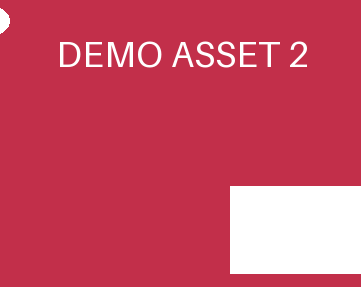
#> input picture backend/data/seed_leaks/0cb4d8776f9748769a2b3e31246d67ca_leak.png, 361 x 287 px
$ python -i seed.py   (imports and definitions only)
#> lines starting #> are read from the running program, lines starting #| are printed output that depends on the picture
#> further down, picture is the input picture: PIL image 361x287 RGB; mean R, G, B 202, 74.3, 97.8
"""Generates synthetic demo data on first boot (IMPLEMENTATION.md §11).

We have no real "leaked" content for a hackathon demo, so we synthesize
it: a handful of solid-color canvases with bold text + shapes act as the
creator's "original assets," and for each we generate 1-2 visually-altered
"leaked" variants (crop / rotate / hue-shift) tagged with a random
platform. This gives Gemini real pixel differences to reason about during
/scan instead of faking the comparison result outright.
"""
from __future__ import annotations

import json
import random
from typing import Any

from PIL import Image, ImageDraw, ImageFont

from . import storage
from .utils import new_id, now_iso, sha256_of_file

PLATFORMS = ["YouTube", "X", "Instagram"]

FAKE_URL_BUILDERS = {
    "YouTube": lambda slug: f"https://youtube.com/watch?v=demo{slug}",
    "X": lambda slug: f"https://x.com/leakedmedia{slug}/status/1{slug}",
    "Instagram": lambda slug: f"https://instagram.com/p/leaked_{slug}/",
}

CANVAS_SIZE = (480, 360)

DEMO_SPECS = [
    {"label": "DEMO ASSET 1", "bg": (33, 82, 194), "shape": "ellipse", "shape_color": (255, 214, 10)},
    {"label": "DEMO ASSET 2", "bg": (194, 47, 74), "shape": "rectangle", "shape_color": (255, 255, 255)},
    {"label": "DEMO ASSET 3", "bg": (23, 156, 106), "shape": "triangle", "shape_color": (20, 20, 20)},
]

# how many leaked variants to generate per original (parallel list to DEMO_SPECS).
# Kept small on purpose: /scan does a full assets x leaks comparison sweep with
# real Gemini calls, and the free-tier API key is limited to 5 requests/minute
# (gemini-2.5-flash) -- 3 assets x 3 leaks = at most 9 comparisons per fresh
# scan, which keeps most of a demo run on the LIVE path instead of falling back.
LEAK_COUNTS = [1, 1, 1]


# [50 lines left out: functions _load_font, _draw_shape, _make_original_image, _crop_variant, not called in this run]


def _rotate_variant(img: Image.Image) -> Image.Image:
    angle = random.uniform(4, 12) * random.choice([-1, 1])
    return img.rotate(angle, expand=True, fillcolor=(255, 255, 255))


def _hue_shift_variant(img: Image.Image) -> Image.Image:
    hsv = img.convert("HSV")
#> hsv: PIL image 361x287 HSV; mean H, S, V 215.7, 167.5, 202
    h_band, s_band, v_band = hsv.split()
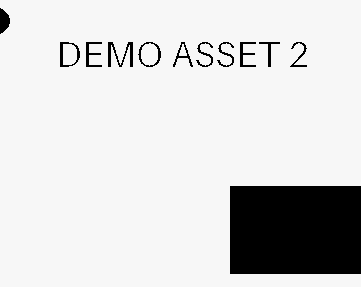
#> h_band: PIL image 361x287 L; min 0, max 249, mean 215.7
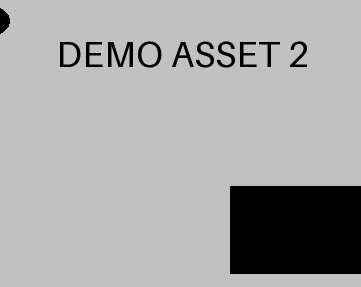
#> s_band: PIL image 361x287 L; min 0, max 193, mean 167.5
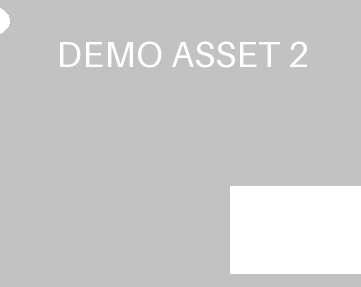
#> v_band: PIL image 361x287 L; min 194, max 255, mean 202
    shift = random.randint(40, 120)
    h_band = h_band.point(lambda p: (p + shift) % 256)
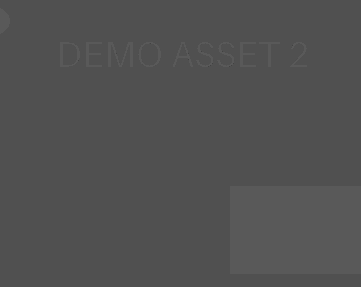
#> h_band: PIL image 361x287 L; min 66, max 89, mean 81.1
    shifted = Image.merge("HSV", (h_band, s_band, v_band)).convert("RGB")
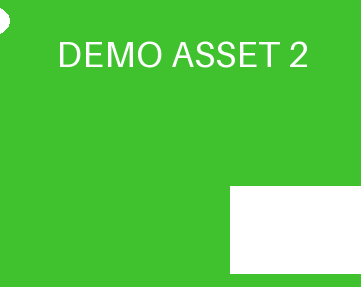
#> shifted: PIL image 361x287 RGB; mean R, G, B 89.1, 202, 74.3
    return shifted


VARIANT_FNS = [_crop_variant, _rotate_variant, _hue_shift_variant]


# [104 lines left out: functions _make_leak_variant, generate_leak_for_asset, run_seed_if_needed, not called in this run]

>>> from PIL import Image
>>> picture = Image.open('../data/seed_leaks/0cb4d8776f9748769a2b3e31246d67ca_leak.png')
>>> result = _hue_shift_variant(picture)
